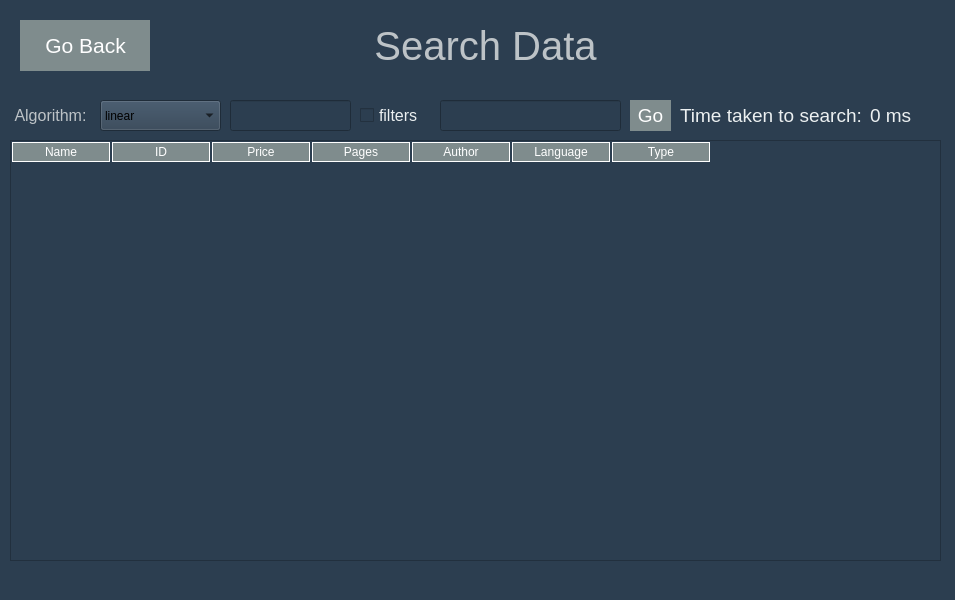
<?xml version="1.0" encoding="UTF-8"?>
<ui version="4.0">
 <class>SearchWindow</class>
 <widget class="QMainWindow" name="SearchWindow">
  <property name="geometry">
   <rect>
    <x>0</x>
    <y>0</y>
    <width>955</width>
    <height>600</height>
   </rect>
  </property>
  <property name="windowTitle">
   <string>MainWindow</string>
  </property>
  <property name="styleSheet">
   <string notr="true">background-color: rgb(44, 62, 80);</string>
  </property>
  <widget class="QWidget" name="centralwidget">
   <widget class="QPushButton" name="GoBackBtn_SearchWindow">
    <property name="geometry">
     <rect>
      <x>20</x>
      <y>20</y>
      <width>131</width>
      <height>51</height>
     </rect>
    </property>
    <property name="font">
     <font>
      <family>Segoe UI</family>
      <pointsize>16</pointsize>
     </font>
    </property>
    <property name="styleSheet">
     <string notr="true">QPushButton{
	background-color: rgb(127, 140, 141);
	color: rgb(255, 255, 255);
	border-style: none
}

QPushButton::hover{
	color: rgb(44, 62, 80);
	background-color: rgb(236, 240, 241);
	border-style: none
}</string>
    </property>
    <property name="text">
     <string>Go Back</string>
    </property>
   </widget>
   <widget class="QLabel" name="label">
    <property name="geometry">
     <rect>
      <x>150</x>
      <y>20</y>
      <width>671</width>
      <height>51</height>
     </rect>
    </property>
    <property name="font">
     <font>
      <family>Segoe UI</family>
      <pointsize>30</pointsize>
     </font>
    </property>
    <property name="styleSheet">
     <string notr="true">color: rgb(189, 195, 199);</string>
    </property>
    <property name="text">
     <string>Search Data</string>
    </property>
    <property name="alignment">
     <set>Qt::AlignCenter</set>
    </property>
   </widget>
   <widget class="QLabel" name="show_time_label">
    <property name="geometry">
     <rect>
      <x>870</x>
      <y>100</y>
      <width>51</width>
      <height>31</height>
     </rect>
    </property>
    <property name="font">
     <font>
      <family>Segoe UI</family>
      <pointsize>14</pointsize>
     </font>
    </property>
    <property name="styleSheet">
     <string notr="true">color: rgb(236, 240, 241);</string>
    </property>
    <property name="text">
     <string>0 ms</string>
    </property>
   </widget>
   <widget class="QLabel" name="label_3">
    <property name="geometry">
     <rect>
      <x>680</x>
      <y>100</y>
      <width>181</width>
      <height>31</height>
     </rect>
    </property>
    <property name="font">
     <font>
      <family>Segoe UI</family>
      <pointsize>14</pointsize>
     </font>
    </property>
    <property name="styleSheet">
     <string notr="true">color: rgb(236, 240, 241);</string>
    </property>
    <property name="text">
     <string>Time taken to search:</string>
    </property>
   </widget>
   <widget class="QTableWidget" name="tableWidget">
    <property name="geometry">
     <rect>
      <x>10</x>
      <y>140</y>
      <width>931</width>
      <height>421</height>
     </rect>
    </property>
    <property name="styleSheet">
     <string notr="true">
QHeaderView::section
{
spacing: 10px;
background-color: rgb(127, 140, 141);
color: white;
border: 1px solid white;
margin: 1px;
text-align: leftr;
gridline-color: rgb(255, 255, 255);
	selection-color: rgb(189, 195, 199);
font: 10pt &quot;Segoe UI&quot;;
}</string>
    </property>
    <column>
     <property name="text">
      <string>Name</string>
     </property>
    </column>
    <column>
     <property name="text">
      <string>ID</string>
     </property>
    </column>
    <column>
     <property name="text">
      <string>Price</string>
     </property>
    </column>
    <column>
     <property name="text">
      <string>Pages</string>
     </property>
    </column>
    <column>
     <property name="text">
      <string>Author</string>
     </property>
    </column>
    <column>
     <property name="text">
      <string>Language</string>
     </property>
    </column>
    <column>
     <property name="text">
      <string>Type</string>
     </property>
    </column>
   </widget>
   <widget class="QLabel" name="label_2">
    <property name="geometry">
     <rect>
      <x>10</x>
      <y>100</y>
      <width>81</width>
      <height>31</height>
     </rect>
    </property>
    <property name="font">
     <font>
      <family>Segoe UI</family>
      <pointsize>12</pointsize>
     </font>
    </property>
    <property name="styleSheet">
     <string notr="true">color: rgb(189, 195, 199);</string>
    </property>
    <property name="text">
     <string>Algorithm:</string>
    </property>
    <property name="alignment">
     <set>Qt::AlignCenter</set>
    </property>
   </widget>
   <widget class="QCheckBox" name="Decre_incre_checkBox">
    <property name="geometry">
     <rect>
      <x>360</x>
      <y>100</y>
      <width>61</width>
      <height>31</height>
     </rect>
    </property>
    <property name="font">
     <font>
      <family>Segoe UI</family>
      <pointsize>12</pointsize>
     </font>
    </property>
    <property name="styleSheet">
     <string notr="true">color: rgb(236, 240, 241);</string>
    </property>
    <property name="text">
     <string>filters</string>
    </property>
   </widget>
   <widget class="QComboBox" name="SearchAlgoCB">
    <property name="geometry">
     <rect>
      <x>100</x>
      <y>100</y>
      <width>121</width>
      <height>31</height>
     </rect>
    </property>
    <property name="styleSheet">
     <string notr="true">color:rgb(236, 240, 241);
background-color: rgb(52, 73, 94);
font: 12pt &quot;Segoe UI&quot;;
 border: 1px solid gray;

QComboBox::item {
	border-top: 4px;
	border-left: 4px;
	border-bottom: 4px;
	border-right: 4px;
}</string>
    </property>
    <item>
     <property name="text">
      <string>linear</string>
     </property>
    </item>
    <item>
     <property name="text">
      <string>binary</string>
     </property>
    </item>
    <item>
     <property name="text">
      <string>jump</string>
     </property>
    </item>
    <item>
     <property name="text">
      <string>exponential</string>
     </property>
    </item>
   </widget>
   <widget class="QLineEdit" name="search_input">
    <property name="geometry">
     <rect>
      <x>230</x>
      <y>100</y>
      <width>121</width>
      <height>31</height>
     </rect>
    </property>
    <property name="font">
     <font>
      <family>Segoe UI</family>
      <pointsize>11</pointsize>
     </font>
    </property>
    <property name="styleSheet">
     <string notr="true">color: lightgray;
placeholder:&quot;Mubashar&quot;;</string>
    </property>
   </widget>
   <widget class="QLineEdit" name="search_input_complex">
    <property name="geometry">
     <rect>
      <x>440</x>
      <y>100</y>
      <width>181</width>
      <height>31</height>
     </rect>
    </property>
    <property name="font">
     <font>
      <family>Segoe UI</family>
      <pointsize>11</pointsize>
     </font>
    </property>
    <property name="styleSheet">
     <string notr="true">color: lightgray;</string>
    </property>
   </widget>
   <widget class="QPushButton" name="search_input_complex_btn">
    <property name="geometry">
     <rect>
      <x>630</x>
      <y>100</y>
      <width>41</width>
      <height>31</height>
     </rect>
    </property>
    <property name="font">
     <font>
      <family>Segoe UI</family>
      <pointsize>14</pointsize>
     </font>
    </property>
    <property name="styleSheet">
     <string notr="true">QPushButton{
	background-color: rgb(127, 140, 141);
	color: rgb(255, 255, 255);
	border-style: none
}

QPushButton::hover{
	color: rgb(44, 62, 80);
	background-color: rgb(236, 240, 241);
	border-style: none
}</string>
    </property>
    <property name="text">
     <string>Go</string>
    </property>
   </widget>
  </widget>
  <widget class="QStatusBar" name="statusbar"/>
 </widget>
 <resources/>
 <connections/>
</ui>
